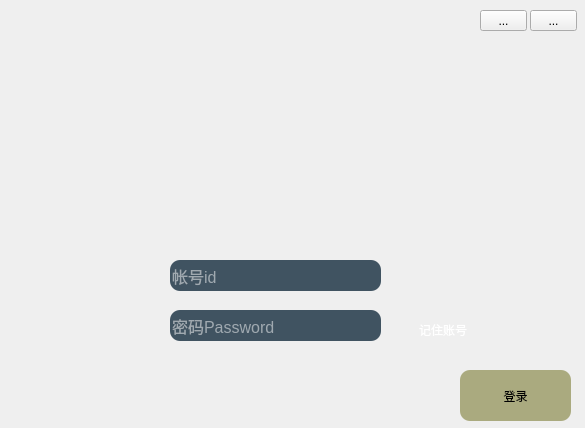
<?xml version="1.0" encoding="UTF-8"?>
<ui version="4.0">
 <class>LogWindow</class>
 <widget class="QWidget" name="LogWindow">
  <property name="geometry">
   <rect>
    <x>0</x>
    <y>0</y>
    <width>585</width>
    <height>428</height>
   </rect>
  </property>
  <property name="windowTitle">
   <string>Widget</string>
  </property>
  <widget class="QFrame" name="frame">
   <property name="geometry">
    <rect>
     <x>-10</x>
     <y>-10</y>
     <width>600</width>
     <height>450</height>
    </rect>
   </property>
   <property name="sizePolicy">
    <sizepolicy hsizetype="Minimum" vsizetype="Preferred">
     <horstretch>0</horstretch>
     <verstretch>0</verstretch>
    </sizepolicy>
   </property>
   <property name="styleSheet">
    <string notr="true">QFrame{
border:sold 10px rgba(0,0,0);
background-image: url(:/img/img/log_background.jpg);
}
QLineEdit{
color:#8d98a1;
background-color:#405361;
font-size:16px;
border-style:outset;
border-radius:10px;
font-style:MingLiU-ExtB;
}
QPushButton{
background:#ced1d8;
border-style:outset;
border-radius:10px;
font-style:MingLiU-ExtB;
}
QPushButton:pressed{
background-color:rgb(224,0,0);
border-style:inset;
font-style:MingLiU-ExtB;
}
QCheckBox{
background:rgba(85,170,255,0);
color:white;
font-style:MingLiU-ExtB;
}
QLabel{
background:rgba(85,170,255,0);
color:white;
font-style:MingLiU-ExtB;
font-size:14px;
}
</string>
   </property>
   <property name="frameShape">
    <enum>QFrame::StyledPanel</enum>
   </property>
   <property name="frameShadow">
    <enum>QFrame::Raised</enum>
   </property>
   <widget class="QLineEdit" name="id">
    <property name="geometry">
     <rect>
      <x>180</x>
      <y>270</y>
      <width>211</width>
      <height>31</height>
     </rect>
    </property>
    <property name="styleSheet">
     <string notr="true">
color: rgb(255, 255, 255);
font-size:16px;
border-style:outset;
border-radius:10px;
font-style:MingLiU-ExtB;</string>
    </property>
    <property name="placeholderText">
     <string>帐号id</string>
    </property>
    <property name="clearButtonEnabled">
     <bool>true</bool>
    </property>
   </widget>
   <widget class="QLineEdit" name="password">
    <property name="geometry">
     <rect>
      <x>180</x>
      <y>320</y>
      <width>211</width>
      <height>31</height>
     </rect>
    </property>
    <property name="styleSheet">
     <string notr="true">
color: rgb(255, 255, 255);
font-size:16px;
border-style:outset;
border-radius:10px;
font-style:MingLiU-ExtB;</string>
    </property>
    <property name="frame">
     <bool>true</bool>
    </property>
    <property name="echoMode">
     <enum>QLineEdit::Password</enum>
    </property>
    <property name="dragEnabled">
     <bool>false</bool>
    </property>
    <property name="placeholderText">
     <string>密码Password</string>
    </property>
    <property name="clearButtonEnabled">
     <bool>true</bool>
    </property>
   </widget>
   <widget class="QPushButton" name="login">
    <property name="geometry">
     <rect>
      <x>470</x>
      <y>380</y>
      <width>111</width>
      <height>51</height>
     </rect>
    </property>
    <property name="styleSheet">
     <string notr="true">background-color: rgb(170, 170, 127);</string>
    </property>
    <property name="text">
     <string>登录</string>
    </property>
    <property name="iconSize">
     <size>
      <width>24</width>
      <height>24</height>
     </size>
    </property>
   </widget>
   <widget class="QCheckBox" name="checkBox">
    <property name="geometry">
     <rect>
      <x>410</x>
      <y>330</y>
      <width>121</width>
      <height>19</height>
     </rect>
    </property>
    <property name="styleSheet">
     <string notr="true">
color: rgb(255, 255, 255);</string>
    </property>
    <property name="text">
     <string>记住账号</string>
    </property>
   </widget>
   <widget class="QLabel" name="label">
    <property name="geometry">
     <rect>
      <x>210</x>
      <y>50</y>
      <width>191</width>
      <height>191</height>
     </rect>
    </property>
    <property name="text">
     <string/>
    </property>
    <property name="pixmap">
     <pixmap resource="source/img.qrc">:/img/img/log_icon.png</pixmap>
    </property>
    <property name="scaledContents">
     <bool>true</bool>
    </property>
    <property name="alignment">
     <set>Qt::AlignCenter</set>
    </property>
   </widget>
   <widget class="QToolButton" name="mini">
    <property name="geometry">
     <rect>
      <x>490</x>
      <y>20</y>
      <width>47</width>
      <height>21</height>
     </rect>
    </property>
    <property name="text">
     <string>...</string>
    </property>
    <property name="arrowType">
     <enum>Qt::NoArrow</enum>
    </property>
   </widget>
   <widget class="QToolButton" name="shutdown">
    <property name="geometry">
     <rect>
      <x>540</x>
      <y>20</y>
      <width>47</width>
      <height>21</height>
     </rect>
    </property>
    <property name="text">
     <string>...</string>
    </property>
   </widget>
   <zorder>label</zorder>
   <zorder>id</zorder>
   <zorder>login</zorder>
   <zorder>checkBox</zorder>
   <zorder>password</zorder>
   <zorder>mini</zorder>
   <zorder>shutdown</zorder>
  </widget>
 </widget>
 <resources>
  <include location="source/img.qrc"/>
 </resources>
 <connections>
  <connection>
   <sender>mini</sender>
   <signal>clicked()</signal>
   <receiver>LogWindow</receiver>
   <slot>showMinimized()</slot>
   <hints>
    <hint type="sourcelabel">
     <x>503</x>
     <y>20</y>
    </hint>
    <hint type="destinationlabel">
     <x>292</x>
     <y>213</y>
    </hint>
   </hints>
  </connection>
  <connection>
   <sender>shutdown</sender>
   <signal>clicked()</signal>
   <receiver>LogWindow</receiver>
   <slot>close()</slot>
   <hints>
    <hint type="sourcelabel">
     <x>553</x>
     <y>20</y>
    </hint>
    <hint type="destinationlabel">
     <x>292</x>
     <y>213</y>
    </hint>
   </hints>
  </connection>
 </connections>
 <slots>
  <slot>on_login_clicked()</slot>
  <slot>on_checkBox_clicked()</slot>
 </slots>
</ui>
